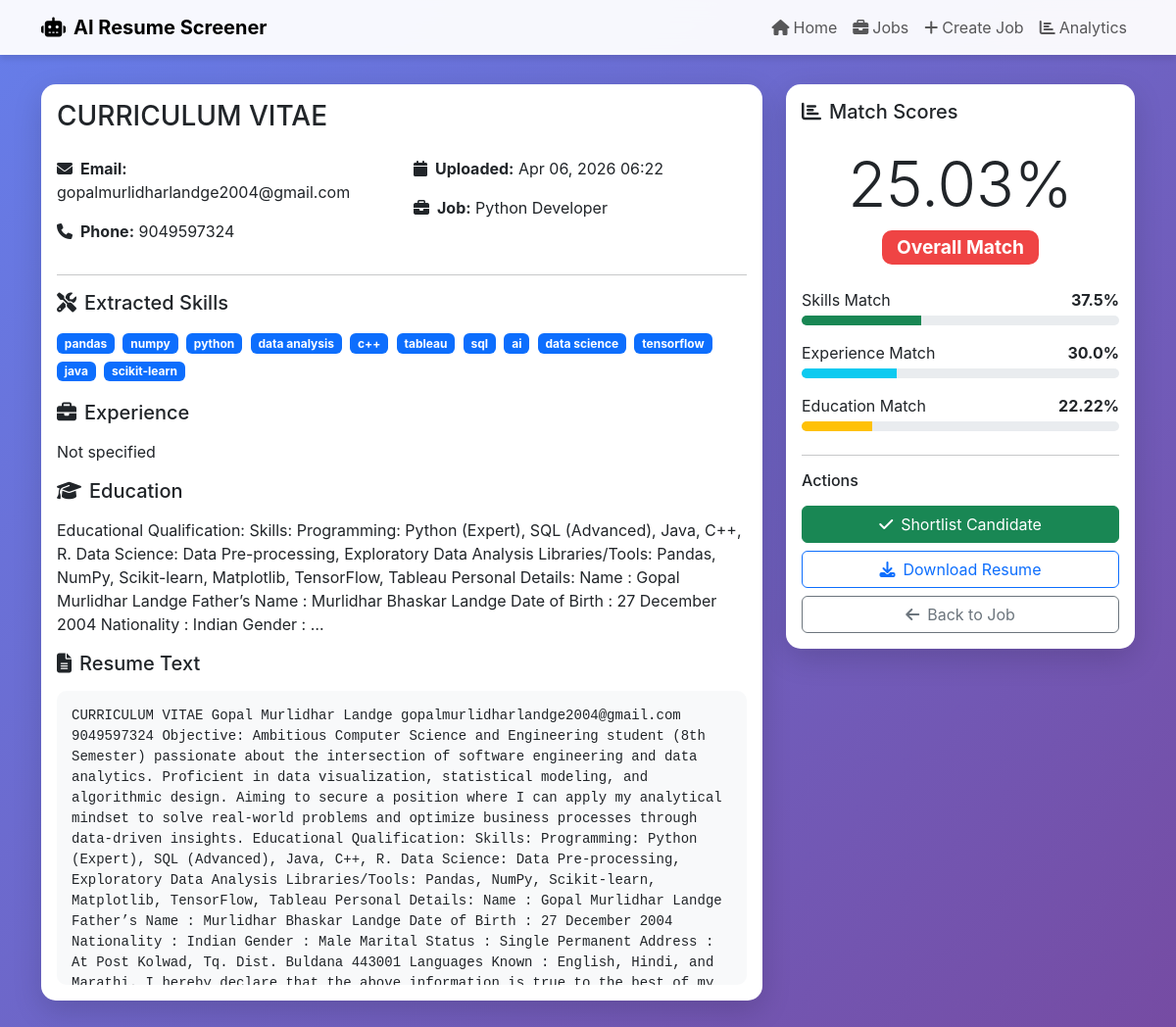
The app's page /resume/2/ with its own data.
### screener/models.py (models this page shows, shortened)
class Resume(models.Model):
    job_description = models.ForeignKey(JobDescription, on_delete=models.CASCADE, related_name='resumes')
    candidate_name = models.CharField(max_length=200, blank=True)
    email = models.EmailField(blank=True)
    phone = models.CharField(max_length=20, blank=True)
    resume_file = models.FileField(upload_to='resumes/')
    extracted_text = models.TextField(blank=True)
    extracted_skills = models.TextField(blank=True)
    extracted_experience = models.TextField(blank=True)
    extracted_education = models.TextField(blank=True)
    match_score = models.FloatField(default=0.0)
    skills_match_score = models.FloatField(default=0.0)
    experience_match_score = models.FloatField(default=0.0)
    education_match_score = models.FloatField(default=0.0)
    uploaded_at = models.DateTimeField(default=timezone.now)
    is_shortlisted = models.BooleanField(default=False)
    class Meta:
        ordering = ['-match_score']

class JobDescription(models.Model):
    title = models.CharField(max_length=200)
    description = models.TextField()
    required_skills = models.TextField(help_text="Comma-separated skills")
    experience_required = models.CharField(max_length=100)
    education_required = models.CharField(max_length=200)
    created_at = models.DateTimeField(default=timezone.now)
    class Meta:
        ordering = ['-created_at']

### screener/views.py (the view, shortened to what this page needs)
# urls.py: path('resume/<int:resume_id>/', views.resume_detail, name='resume_detail'),
def resume_detail(request, resume_id):
    resume = get_object_or_404(Resume, id=resume_id)
    return render(request, 'screener/resume_detail.html', {'resume': resume})

### screener/templatetags/custom_filters.py (called while the page is built)
@register.filter(name='split')
def split(value, arg):
    return value.split(arg)

@register.filter(name='trim')
def trim(value):
    return value.strip()

### templates/screener/resume_detail.html (shortened to what this page needs)
{% extends 'base.html' %}
{% load custom_filters %}
{% block content %}
<div class="row">
    <div class="col-md-8">
        <div class="card mb-4">
            <div class="card-body">
                <h3 class="card-title mb-4">{{ resume.candidate_name }}</h3>
                <div class="row mb-3">
                    <div class="col-md-6">
                        <p><strong><i class="fas fa-envelope me-2"></i>Email:</strong> {{ resume.email|default:"Not provided" }}</p>
                        <p><strong><i class="fas fa-phone me-2"></i>Phone:</strong> {{ resume.phone|default:"Not provided" }}</p>
                    </div>
                    <div class="col-md-6">
                        <p><strong><i class="fas fa-calendar me-2"></i>Uploaded:</strong> {{ resume.uploaded_at|date:"M d, Y H:i" }}</p>
                        <p><strong><i class="fas fa-briefcase me-2"></i>Job:</strong> {{ resume.job_description.title }}</p>
                    </div>
                </div>
                <hr>
                <h5 class="mb-3"><i class="fas fa-tools me-2"></i>Extracted Skills</h5>
                <div class="mb-3">
                    {% if resume.extracted_skills %}
                        {% with skills=resume.extracted_skills|split:',' %}
                            {% for skill in skills %}
                                {% if skill|trim %}
                                <span class="badge bg-primary me-1 mb-1">{{ skill|trim }}</span>
                                {% endif %}
                            {% endfor %}
                        {% endwith %}
                    {% else %}
                    <p class="text-muted">No skills extracted</p>
                    {% endif %}
                </div>
                <h5 class="mb-3"><i class="fas fa-briefcase me-2"></i>Experience</h5>
                <p>{{ resume.extracted_experience|truncatewords:100 }}</p>
                <h5 class="mb-3"><i class="fas fa-graduation-cap me-2"></i>Education</h5>
                <p>{{ resume.extracted_education|truncatewords:50 }}</p>
                <h5 class="mb-3"><i class="fas fa-file-alt me-2"></i>Resume Text</h5>
                <div style="max-height: 300px; overflow-y: auto; background: #f8f9fa; padding: 15px; border-radius: 10px;">
                    <pre style="white-space: pre-wrap;">{{ resume.extracted_text|truncatewords:500 }}</pre>
                </div>
            </div>
        </div>
    </div>
    <div class="col-md-4">
        <div class="card mb-4">
            <div class="card-body">
                <h5 class="card-title mb-4"><i class="fas fa-chart-bar me-2"></i>Match Scores</h5>
                <div class="mb-4 text-center">
                    <h2 class="display-3 mb-2">{{ resume.match_score }}%</h2>
                    <span class="badge badge-score
                        {% if resume.match_score >= 70 %}badge-high
                        {% elif resume.match_score >= 50 %}badge-medium
                        {% else %}badge-low{% endif %}">
                        Overall Match
                    </span>
                </div>
                <div class="mb-3">
                    <div class="d-flex justify-content-between mb-1">
                        <span>Skills Match</span>
                        <strong>{{ resume.skills_match_score }}%</strong>
                    </div>
                    <div class="progress" style="height: 10px;">
                        <div class="progress-bar bg-success" style="width: {{ resume.skills_match_score }}%"></div>
                    </div>
                </div>
                <div class="mb-3">
                    <div class="d-flex justify-content-between mb-1">
                        <span>Experience Match</span>
                        <strong>{{ resume.experience_match_score }}%</strong>
                    </div>
                    <div class="progress" style="height: 10px;">
                        <div class="progress-bar bg-info" style="width: {{ resume.experience_match_score }}%"></div>
                    </div>
                </div>
                <div class="mb-4">
                    <div class="d-flex justify-content-between mb-1">
                        <span>Education Match</span>
                        <strong>{{ resume.education_match_score }}%</strong>
                    </div>
                    <div class="progress" style="height: 10px;">
                        <div class="progress-bar bg-warning" style="width: {{ resume.education_match_score }}%"></div>
                    </div>
                </div>
                <hr>
                <h6 class="mb-3">Actions</h6>
                <form method="post" class="d-grid gap-2">
                    {% if resume.is_shortlisted %}
                    <button type="submit" name="action" value="reject" class="btn btn-warning">
                        <i class="fas fa-times me-2"></i>Remove from Shortlist
                    </button>
                    {% else %}
                    <button type="submit" name="action" value="shortlist" class="btn btn-success">
                        <i class="fas fa-check me-2"></i>Shortlist Candidate
                    </button>
                    {% endif %}
                    <a href="{{ resume.resume_file.url }}" class="btn btn-outline-primary" download>
                        <i class="fas fa-download me-2"></i>Download Resume
                    </a>
                    <a href="{% url 'job_detail' resume.job_description.id %}" class="btn btn-outline-secondary">
                        <i class="fas fa-arrow-left me-2"></i>Back to Job
                    </a>
                </form>
            </div>
        </div>
    </div>
</div>
{% endblock %}

### templates/base.html (style rules this page uses)
:root { --primary-color: #2563eb; --secondary-color: #7c3aed; --success-color: #10b981; --danger-color: #ef4444; }
body { font-family: 'Inter', -apple-system, BlinkMacSystemFont, 'Segoe UI', sans-serif; background: linear-gradient(135deg, #667eea 0%, #764ba2 100%); min-height: 100vh; }
.card { border: none; border-radius: 15px; box-shadow: 0 10px 30px rgba(0,0,0,0.15); transition: transform 0.3s ease; }
.badge-score { font-size: 1.2rem; padding: 8px 15px; border-radius: 10px; }
.badge-low { background-color: var(--danger-color); }

### records on screen
Resume: candidate_name "CURRICULUM VITAE", email "gopalmurlidharlandge2004@gmail.com", phone "9049597324", uploaded_at "Apr 06, 2026 06:22", job_description "Python Developer", extracted_experience "Not specified", extracted_education "Educational Qualification: Skills: Programming: Python (Expert), SQL (Advanced), Java, C++, R. Data Science: Data Pre-processing, Exploratory Data Analysis Libraries/Tools: Pandas, NumPy, Scikit-learn, Matplotlib, TensorFlow, Tableau Personal Details: Name : Gopal Murlidhar Landge Father’s Name : Murlidhar Bhaskar Landge Date of Birth : 27 December 2004 Nationality : Indian Gender : …", extracted_text "CURRICULUM VITAE Gopal Murlidhar Landge gopalmurlidharlandge2004@gmail.com 9049597324 Objective: Ambitious Computer Science and Engineering student (8th Semester) passionate about the intersection of software engineering and data analytics. Proficient in data visualization, statistical modeling, and algorithmic design. Aiming to secure a position where I can apply my analytical mindset to solve real-world problems and optimize business processes through data-driven insights. Educational Qualification: Skills: Programming: Python (Expert), SQL (Advanced), Java, C++, R. Data Science: Data Pre-processing, Exploratory Data Analysis Libraries/Tools: Pandas, NumPy, Scikit-learn, Matplotlib,…", match_score "25.03", skills_match_score "37.5", experience_match_score "30.0", education_match_score "22.22"

### other values on screen
{{ skill|trim }} "pandas" "numpy" "python" "data analysis" "c++" "tableau" "sql" "ai" "data science" "tensorflow" "java" "scikit-learn"
